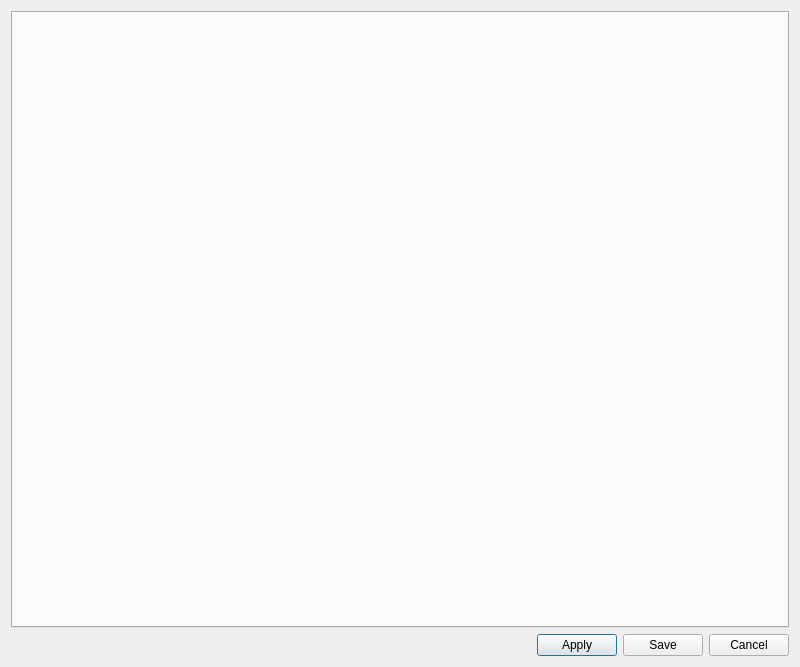
<?xml version="1.0" encoding="UTF-8"?>
<ui version="4.0">
 <class>SettingsDialog</class>
 <widget class="QDialog" name="SettingsDialog">
  <property name="geometry">
   <rect>
    <x>0</x>
    <y>0</y>
    <width>800</width>
    <height>667</height>
   </rect>
  </property>
  <property name="minimumSize">
   <size>
    <width>800</width>
    <height>667</height>
   </size>
  </property>
  <property name="windowTitle">
   <string>Settings</string>
  </property>
  <layout class="QVBoxLayout" name="main_layout">
   <item>
    <widget class="QTabWidget" name="tab_widget_">
     <property name="currentIndex">
      <number>0</number>
     </property>
    </widget>
   </item>
   <item>
    <layout class="QHBoxLayout" name="button_layout">
     <item>
      <spacer name="button_spacer">
       <property name="orientation">
        <enum>Qt::Orientation::Horizontal</enum>
       </property>
       <property name="sizeHint" stdset="0">
        <size>
         <width>40</width>
         <height>20</height>
        </size>
       </property>
      </spacer>
     </item>
     <item>
      <widget class="QPushButton" name="apply_button_">
       <property name="text">
        <string>Apply</string>
       </property>
      </widget>
     </item>
     <item>
      <widget class="QPushButton" name="save_button_">
       <property name="text">
        <string>Save</string>
       </property>
      </widget>
     </item>
     <item>
      <widget class="QPushButton" name="cancel_button_">
       <property name="text">
        <string>Cancel</string>
       </property>
      </widget>
     </item>
    </layout>
   </item>
  </layout>
 </widget>
 <resources/>
 <connections>
  <connection>
   <sender>cancel_button_</sender>
   <signal>clicked()</signal>
   <receiver>SettingsDialog</receiver>
   <slot>reject()</slot>
   <hints>
    <hint type="sourcelabel">
     <x>699</x>
     <y>635</y>
    </hint>
    <hint type="destinationlabel">
     <x>399</x>
     <y>333</y>
    </hint>
   </hints>
  </connection>
 </connections>
</ui>
